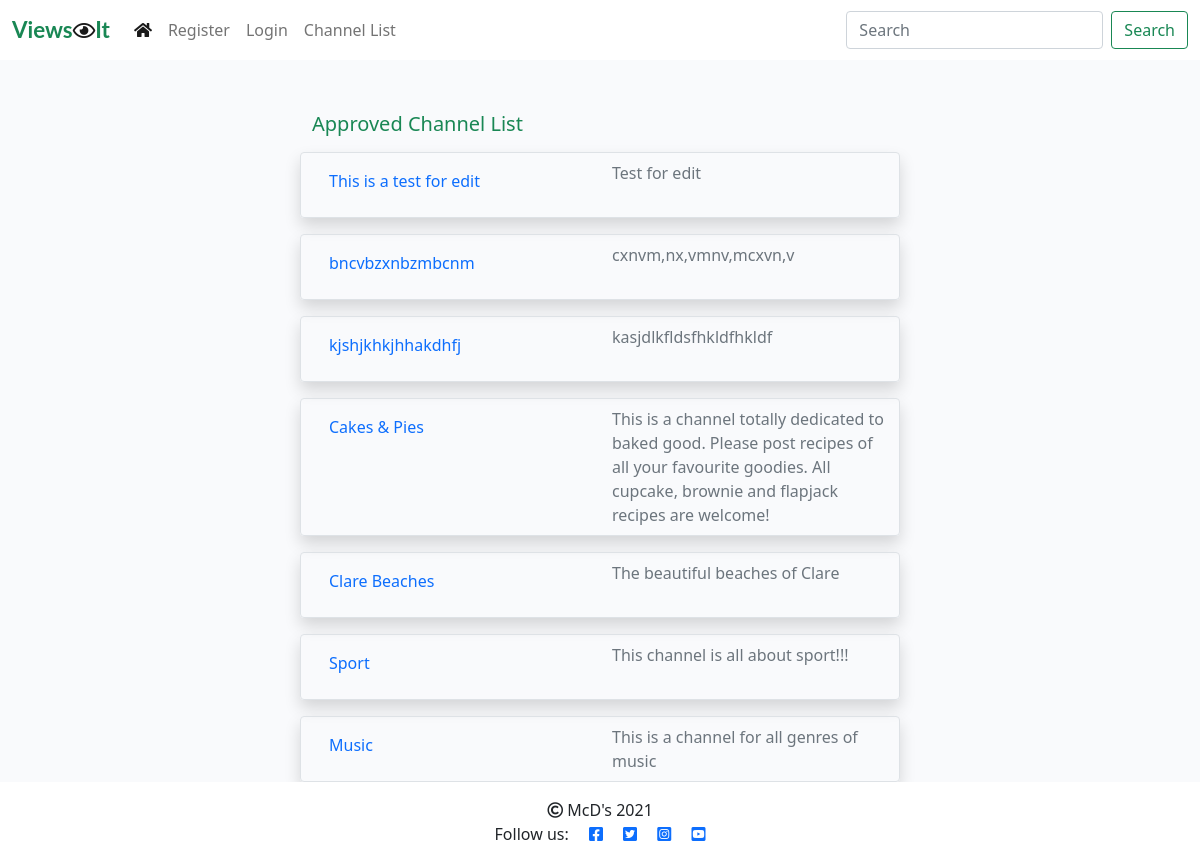
Screenshot of /channel_list/ with the database file from the repository.
### viewsit_app/models.py (models this page shows, shortened)
class Channel(models.Model):
    topic = models.CharField(max_length=50)
    topic_url = models.SlugField(max_length=50, unique=True)
    description = models.CharField(max_length=200)
    author = models.ForeignKey(User, on_delete=models.CASCADE,
                               related_name="channels")
    created_on = models.DateTimeField(auto_now_add=True)
    updated_on = models.DateTimeField(auto_now=True)
    status = models.IntegerField(choices=STATUS, default=0)
    class Meta:
        ordering = ['-created_on']

### viewsit_app/views.py (the view)
# urls.py: path('channel_list/', views.ChannelList.as_view(), name='channel_list'),
class ChannelList(generic.ListView):
    model = Channel
    queryset = Channel.objects.filter(status=1).order_by("-created_on")
    template_name = "channel_list.html"

### templates/channel_list.html (shortened to what this page needs)
{% extends "base.html" %}
{% block content %}
<div class="container-fluid">
    <div class="row">
        <div class="col-sm-6 mt-3 offset-md-3">
            <h5 class="mt-3 text-success">Approved Channel List</h5>
            {% for channel in channel_list %}
                <div class="row border rounded shadow mt-3">
                    <div class="col mt-2 mb-2" ><a class="nav-link" href="{% url 'channel_view' slug=channel.topic_url %}"><p class="card-title">{{ channel.topic }}</p></a> </div>
                    <div class="col card-text text-muted mt-2 mb-2">{{ channel.description }}</div>
                </div>
            {% empty %}
                <div><h4>There are no channels available.</h4></div>
            {% endfor %}
        </div>
    </div>
</div>
{%endblock%}

### static/css/style.css (style rules this page uses)
body { padding-top: 80px; }
.main-bg { background-color: #F9FAFC; }

### rows the page displays
Channel: topic "This is a test for edit", description "Test for edit"
Channel: topic "bncvbzxnbzmbcnm", description "cxnvm,nx,vmnv,mcxvn,v"
Channel: topic "kjshjkhkjhhakdhfj", description "kasjdlkfldsfhkldfhkldf"
Channel: topic "Cakes & Pies", description "This is a channel totally dedicated to baked good. Please post recipes of all your favourite goodies. All cupcake, brownie and flapjack recipes are welcome!"
Channel: topic "Clare Beaches", description "The beautiful beaches of Clare"
Channel: topic "Sport", description "This channel is all about sport!!!"
Channel: topic "Music", description "This is a channel for all genres of music"
